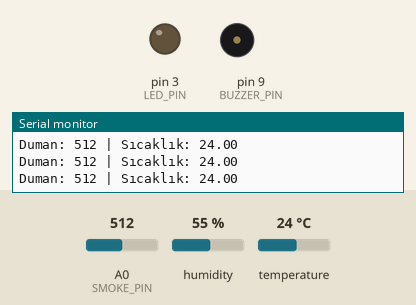
Bench run of a sketch on a simulated Arduino Uno, built with avr-gcc and run on an emulated ATmega328P. Parts: output pins drawn as LEDs (lit = HIGH), buzzer (waves = sounding), the last lines printed to the serial monitor. Dashed ring = blinking. Inputs (shaded band) come from the test bench; at power-on: temperature 24 °C, A0 (SMOKE_PIN) = 512, humidity 55 %.

Above: at 1.3 s.
1.4 s: temperature set to 27 °C
At 3.4 s:
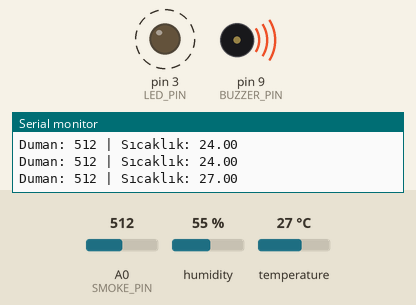
6.7 s: A0 (SMOKE_PIN) set to 112
10.2 s: A0 (SMOKE_PIN) set to 89
At 11.1 s:
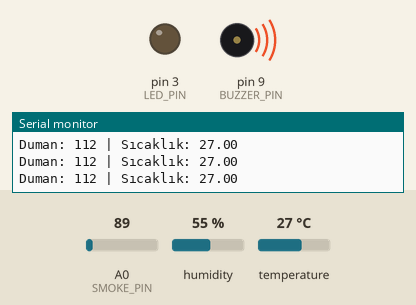
12.9 s: A0 (SMOKE_PIN) set to 110
At 13.8 s:
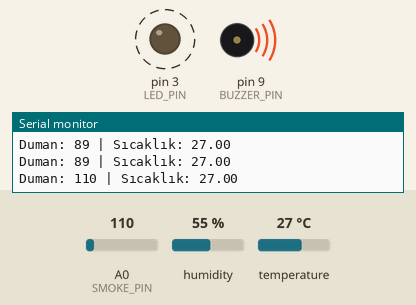
18.9 s: temperature set to 12 °C
At 19.6 s:
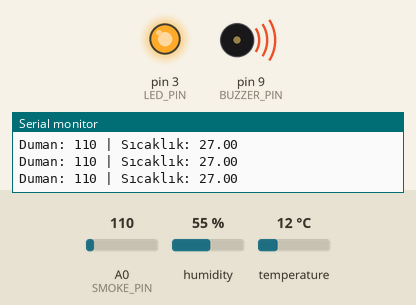
22.2 s: temperature set to 28 °C
At 24.1 s:
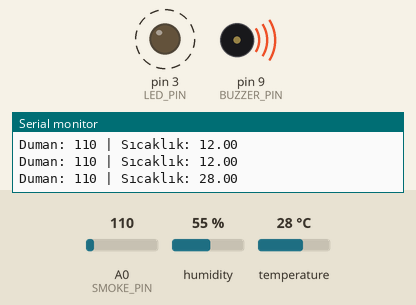
Timing chart, 0 to 29.2 s (numbered marks = the images above; inputs shaded):
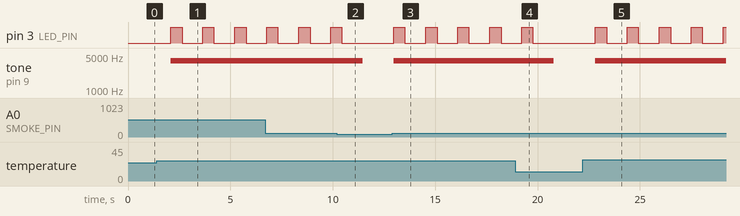

The sketch:

bluetooth_duman.ino
```cpp
#include <SoftwareSerial.h>
#include <DHT.h>

// --- Bluetooth Tanımları ---
SoftwareSerial BTSerial(6, 7); // RX, TX

// --- Donanım Tanımları ---
#define DHTPIN 5
#define DHTTYPE DHT11
#define BUZZER_PIN 9
#define LED_PIN 3
#define SMOKE_PIN A0

DHT dht(DHTPIN, DHTTYPE);

// --- Eşik Değerler ---
int esikDegeriSic = 25;
int esikDegeri = 100;

void setup() {
  Serial.begin(9600);
  BTSerial.begin(9600);

  dht.begin();
  pinMode(BUZZER_PIN, OUTPUT);
  pinMode(LED_PIN, OUTPUT);

  Serial.println("Sistem Başlatıldı");
  BTSerial.println("Bluetooth bağlantısı kuruldu.");
}

void loop() {
  int smokeValue = analogRead(SMOKE_PIN);
  float temperature = dht.readTemperature();

  Serial.print("Duman: ");
  Serial.print(smokeValue);
  Serial.print(" | Sıcaklık: ");
  Serial.println(temperature);

  if (smokeValue > esikDegeri && temperature > esikDegeriSic) {
    tone(BUZZER_PIN, 4000); // 4000 Hz ile daha yüksek ses
    digitalWrite(LED_PIN, HIGH);
    BTSerial.println("DİKKAT !!! Yangın Tehlikesi 🔥🔥🔥🔥");

    delay(500);
    digitalWrite(LED_PIN, LOW);
    delay(500);
  } else {
    noTone(BUZZER_PIN); // Buzzer'ı durdur
    digitalWrite(LED_PIN, LOW);
  }

  delay(500);
}
```

Measured:
- the behaviour switches between 25 and 26 °C on temperature (found by bisection; images 0 and 1)
- the behaviour switches between 101 and 100 on A0 (SMOKE_PIN) (found by bisection; images 1 and 2)
- after the input at 1.4 s, pin 3 (LED_PIN): alternates HIGH for 0.55 s and LOW for 1.0 s, starting after 0.69 s; tone on pin 9 (BUZZER_PIN): silent → 4000 Hz after 0.69 s
- after the input at 10.2 s, pin 3 (LED_PIN): goes on until 10.4 s, then stays LOW; tone on pin 9 (BUZZER_PIN): 4000 Hz → silent after 1.3 s
- after the input at 12.9 s, pin 3 (LED_PIN): alternates HIGH for 0.55 s and LOW for 1.0 s, starting after 0.07 s; tone on pin 9 (BUZZER_PIN): silent → 4000 Hz after 0.07 s
- after the input at 18.9 s, pin 3 (LED_PIN): goes on until 19.8 s, then stays LOW; tone on pin 9 (BUZZER_PIN): 4000 Hz → silent after 1.9 s
- after the input at 22.2 s, pin 3 (LED_PIN): alternates HIGH for 0.55 s and LOW for 1.0 s, starting after 0.62 s; tone on pin 9 (BUZZER_PIN): silent → 4000 Hz after 0.62 s
